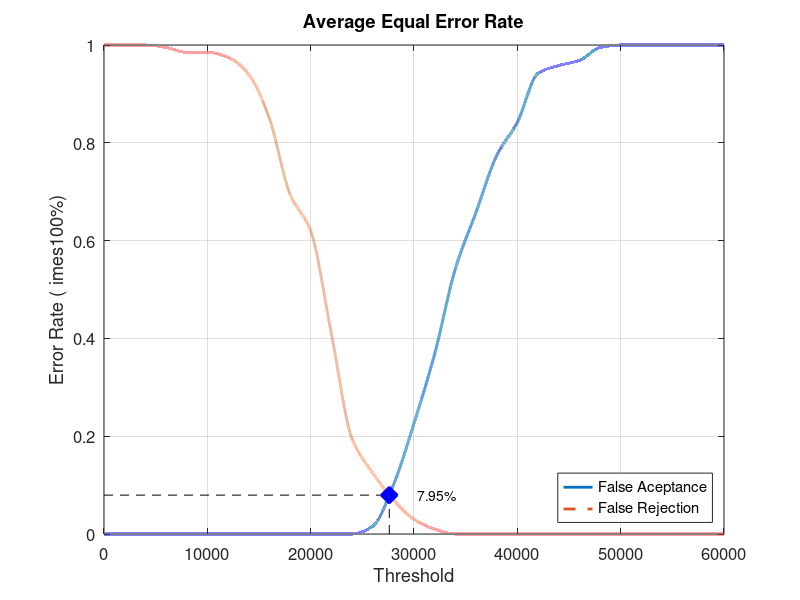
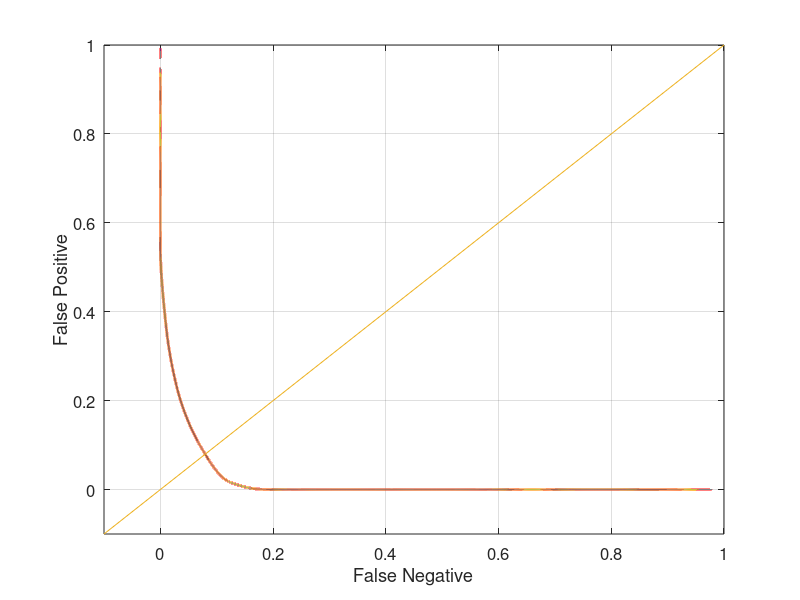

The MATLAB script that drew these images, in order:
close all;
clear;
clc;
x = 0:2000:60000;
xq = 0:0.5:60000;

y0 = [0 0 0 0 0 0 0 0 0 0 0 0 0 0.0157895 0.1 0.226316 0.368421 0.542105 0.657895 0.773684 0.842105 0.942105 0.957895 0.968421 0.994737 1 1 1 1 1 1]
yy0 = interp1(x, y0, xq, 'pchip');
y1 = [1 1 1 0.995 0.985 0.985 0.975 0.94 0.85 0.695 0.62 0.41 0.195 0.125 0.07 0.03 0.01 0 0 0 0 0 0 0 0 0 0 0 0 0 0]
yy1 = interp1(x, y1, xq, 'pchip');

% Calculating EER: 
y2 = abs(y0 - y1);
find(y2 == min(y2))
yy2 = abs(yy0 - yy1);
xEER = find(yy2 == min(yy2));
xEERIndex = xq(xEER) % X-axis EER
yEER = yy0(xEER) % Y-axis EER

main = figure
plot(xq, yy0,'-','LineWidth', 2);	hold on
plot(xq, yy1,'--','LineWidth', 2);	hold on
plot([xEERIndex xEERIndex], [0 yEER], 'k--');	hold on
plot([0 xEERIndex], [yEER yEER], 'k--');	hold on
plot(xEERIndex, yEER, 'bx', 'LineWidth', 10);	hold on
text(xEERIndex + 10 * xEERIndex / 100, yEER, [num2str(round((10000 * yEER)) / 100) '%'])
legend('False Aceptance', 'False Rejection', 'Location', 'SouthEast')
xlabel('Threshold')
ylabel('Error Rate (	imes100%)')
title('Average Equal Error Rate')
set(gca, 'FontSize', 12)
axis([0 60000 0 1])
grid on

print(main, 'Database4_1Main', '-dpng');
FNRxFPR = figure('Color', [1 1 1]);
plot(yy1, yy0, '-', yy1, yy0, 'LineWidth', 2);
hold on
y = -0.1:0.1:1
plot(y, y); 
set(gca, 'FontSize', 12)
xlabel('False Negative')
ylabel('False Positive')
axis([-0.1 1 -0.1 1])
set(gca, 'FontSize', 12)
grid on

print(FNRxFPR, 'Database4_1FNRxFPR','-dpng');
